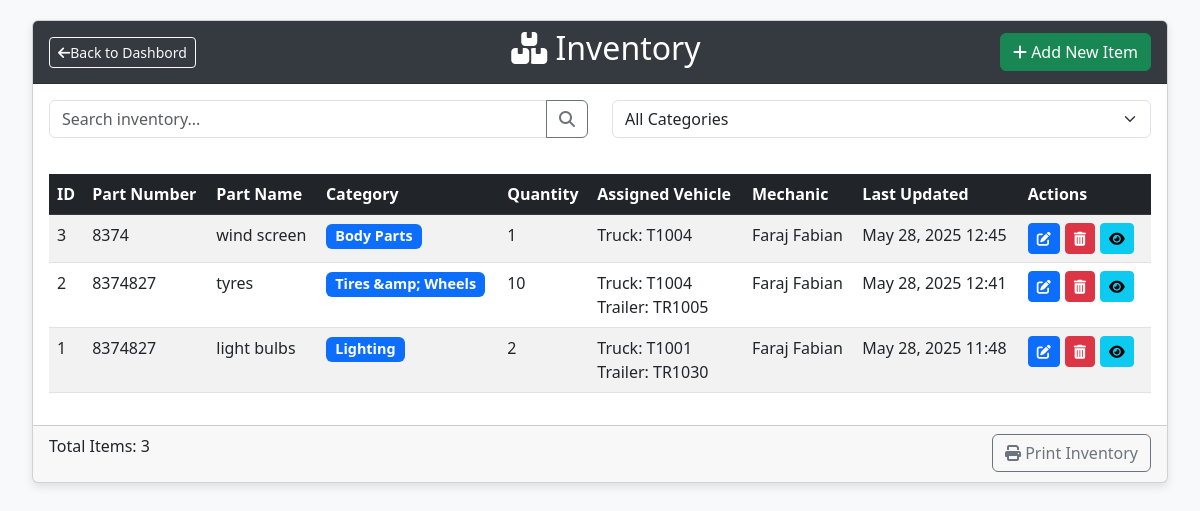
The page /inventory.php on the database its author committed.
### tables this page shows
CREATE TABLE `inventory` (
  `inventory_id` int(11) NOT NULL,
  `part_number` varchar(50) NOT NULL,
  `part_name` varchar(255) NOT NULL,
  `category` varchar(100) NOT NULL,
  `quantity` int(11) NOT NULL,
  `truck_plate_number` varchar(20) DEFAULT NULL,
  `trailer_plate_number` varchar(20) DEFAULT NULL,
  `mechanics_name` varchar(100) DEFAULT NULL,
  `timestamp` datetime DEFAULT current_timestamp() ON UPDATE current_timestamp()
);

### inventory.php (the view, shortened to what this page needs)
<?php
$conn = new mysqli("localhost", "root", "", "fleet_management");
?>
<!DOCTYPE html>
<html lang="en">
<head>
    <link href="https://cdn.jsdelivr.net/npm/bootstrap@5.3.0/dist/css/bootstrap.min.css" rel="stylesheet">
    <link rel="stylesheet" href="https://cdnjs.cloudflare.com/ajax/libs/font-awesome/6.4.0/css/all.min.css">
</head>
<body>
    <div class="container-fluid">
        <div class="card">
            <div class="card-header d-flex justify-content-between align-items-center">
                <a href="dashboard.php" class="btn btn-outline-light btn-sm me-3" title="Back to Dashboard">
                    <i class="fas fa-arrow-left"></i>Back to Dashbord </a>
                <h2><i class="fas fa-boxes"></i>  Inventory</h2>
                <a href="add_inventory.php" class="btn btn-success">
                    <i class="fas fa-plus"></i> Add New Item
                </a>
            </div>
            <div class="card-body">
                <div class="row mb-3">
                    <div class="col-md-6">
                        <div class="search-container">
                            <div class="input-group">
                                <input type="text" class="form-control" id="searchInput" placeholder="Search inventory...">
                                <button class="btn btn-outline-secondary" type="button" id="searchBtn">
                                    <i class="fas fa-search"></i>
                                </button>
                            </div>
                        </div>
                    </div>
                    <div class="col-md-6">
                        <div class="category-filter">
                            <select class="form-select" id="categoryFilter">
                                <option value="">All Categories</option>
                            </select>
                        </div>
                    </div>
                </div>
                <div class="table-responsive">
                    <table class="table table-striped table-hover">
                        <thead class="table-dark">
                            <tr>
                                <th>ID</th>
                                <th>Part Number</th>
                                <th>Part Name</th>
                                <th>Category</th>
                                <th>Quantity</th>
                                <th>Assigned Vehicle</th>
                                <th>Mechanic</th>
                                <th>Last Updated</th>
                                <th>Actions</th>
                            </tr>
                        </thead>
                        <tbody>
                            <?php
                            $sql = "SELECT * FROM inventory ORDER BY timestamp DESC";
                            $result = $conn->query($sql);
                            if ($result->num_rows > 0) {
                                while($row = $result->fetch_assoc()) {
                                    echo "<tr>";
                                    echo "<td>" . $row['inventory_id'] . "</td>";
                                    echo "<td>" . htmlspecialchars($row['part_number']) . "</td>";
                                    echo "<td>" . htmlspecialchars($row['part_name']) . "</td>";
                                    echo "<td><span class='badge bg-primary'>" . htmlspecialchars($row['category']) . "</span></td>";
                                    echo "<td>" . $row['quantity'] . "</td>";
                                    $vehicleInfo = "";
                                    if (!empty($row['truck_plate_number'])) {
                                        $vehicleInfo = "Truck: " . $row['truck_plate_number'];
                                    }
                                    if (!empty($row['trailer_plate_number'])) {
                                        if (!empty($vehicleInfo)) $vehicleInfo .= "<br>";
                                        $vehicleInfo .= "Trailer: " . $row['trailer_plate_number'];
                                    }
                                    echo "<td>" . $vehicleInfo . "</td>";
                                    echo "<td>" . (!empty($row['mechanics_name']) ? htmlspecialchars($row['mechanics_name']) : "-") . "</td>";
                                    echo "<td>" . date('M d, Y H:i', strtotime($row['timestamp'])) . "</td>";
                                    echo "<td class='action-btns'>";
                                    echo "<a href='edit_inventory.php?id=" . $row['inventory_id'] . "' class='btn btn-sm btn-primary' title='Edit'><i class='fas fa-edit'></i></a>";
                                    echo "<a href='delete_inventory.php?id=" . $row['inventory_id'] . "' class='btn btn-sm btn-danger' title='Delete' onclick='return confirm(\"Are you sure you want to delete this item?\")'><i class='fas fa-trash-alt'></i></a>";
                                    echo "<a href='inventory_details.php?id=" . $row['inventory_id'] . "' class='btn btn-sm btn-info' title='View Details'><i class='fas fa-eye'></i></a>";
                                    echo "</td>";
                                    echo "</tr>";
                                }
                            } else {
                                echo "<tr><td colspan='9' class='text-center'>No inventory items found</td></tr>";
                            }
                            ?>
                        </tbody>
                    </table>
                </div>
            </div>
            <div class="card-footer">
                <div class="row">
                    <div class="col-md-6">
                        <p>Total Items: <?php echo $result->num_rows; ?></p>
                    </div>
                    <div class="col-md-6 text-end">
                        <button class="btn btn-outline-secondary" onclick="window.print()">
                            <i class="fas fa-print"></i> Print Inventory
                        </button>
                    </div>
                </div>
            </div>
        </div>
    </div>
</body>
</html>

### inventory.php (style rules this page uses)
body { padding: 20px; background-color: #f8f9fa; }
.card { margin-bottom: 20px; box-shadow: 0 4px 8px rgba(0,0,0,0.1); }
.card-header { background-color: #343a40; color: white; font-weight: bold; }
.table-responsive { overflow-x: auto; }
.badge { font-size: 0.9em; }
.action-btns .btn { margin-right: 5px; }
.search-container { margin-bottom: 20px; }
.category-filter { margin-bottom: 15px; }

### rows shown on the page
inventory: inventory_id "3", part_number "8374", part_name "wind screen", category "Body Parts", quantity "1", vehicleInfo "Truck: T1004", mechanics_name "Faraj Fabian", timestamp "May 28, 2025 12:45"
inventory: inventory_id "2", part_number "8374827", part_name "tyres", category "Tires &amp; Wheels", quantity "10", vehicleInfo "Truck: T1004", trailer_plate_number "Trailer: TR1005", mechanics_name "Faraj Fabian", timestamp "May 28, 2025 12:41"
inventory: inventory_id "1", part_number "8374827", part_name "light bulbs", category "Lighting", quantity "2", vehicleInfo "Truck: T1001", trailer_plate_number "Trailer: TR1030", mechanics_name "Faraj Fabian", timestamp "May 28, 2025 11:48"

### other values the page prints
$result->num_rows "3"
